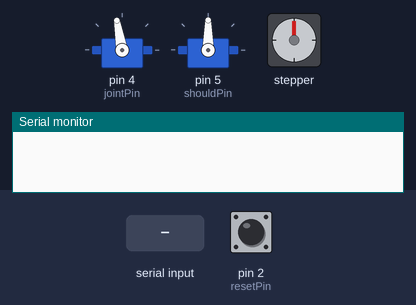
A sketch run on a simulated Arduino Uno, built with avr-gcc and run on an emulated ATmega328P. Shown: 2 × servo, stepper motor, the last lines printed to the serial monitor. The test bench sets the inputs (shaded band); at power-on: pin 2 (resetPin) HIGH. Stepper angles assume 2048 steps per turn.

Above: at 1.2 s.
1.3 s: "90,45,200\n" received over Serial
At 3.5 s:
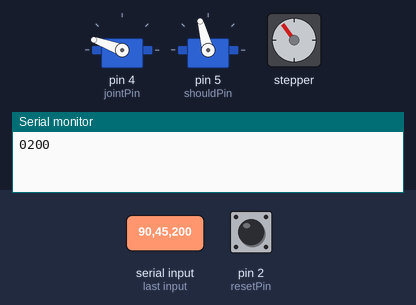
4.3 s: "30,150,10\n" received over Serial
At 6.9 s:
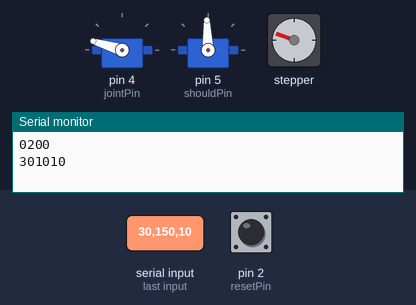
7.3 s: "90,45\n" received over Serial
At 8.1 s:
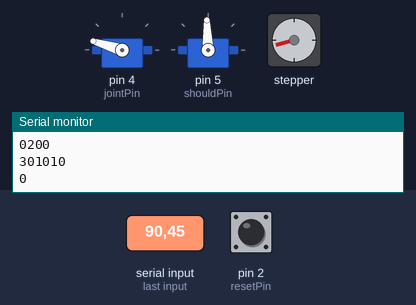
9.2 s: "30,150\n" received over Serial
At 11.8 s:
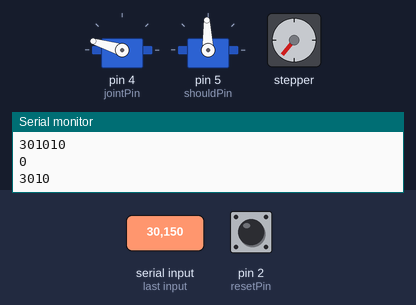
12.2 s: "90,45,200,10\n" received over Serial
At 14.9 s:
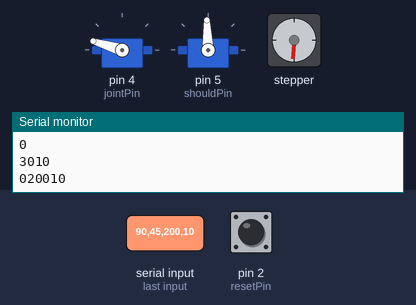
15.2 s: "30,150,10,200\n" received over Serial
At 18.9 s:
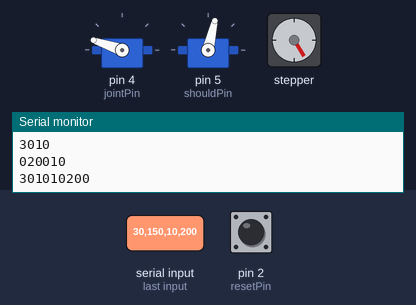
Timing chart, 0 to 19.2 s (numbered marks = the images above; inputs shaded):
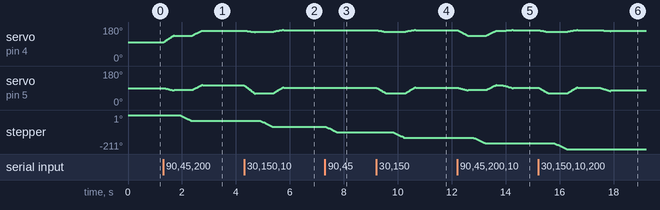

Measured:
- after the input at 1.3 s, stepper: turns 36° counter-clockwise in 0.44 s, starting after 0.61 s
- after the input at 4.3 s, stepper: turns 35° counter-clockwise in 0.44 s, starting after 0.61 s
- after the input at 7.3 s, stepper: turns 35° counter-clockwise in 0.44 s, starting at once
- after the input at 9.2 s, stepper: turns 35° counter-clockwise in 0.44 s, starting after 0.61 s
- after the input at 15.2 s, stepper: turns 35° counter-clockwise in 0.44 s, starting after 0.62 s

The sketch:

wordhunt.ino
```cpp
#include <Stepper.h>
#include <Servo.h>

const int stepsPerRevolution = 2048;
const int revPerMin = 13;

Stepper capac(stepsPerRevolution, 8, 10, 9, 11);
int sPos, jPos;
bool cOn = false;

Servo joint;
int jointPin = 4;
Servo should;
int shouldPin = 5;

int resetPin = 2;
bool coords = true;
bool python = true;

void setup() {
  // put your setup code here, to run once:
  Serial.begin(9600);
  while (Serial.available() > 0) {
    Serial.print(Serial.read());
  }
  Serial.println("");
  joint.attach(jointPin);
  should.attach(shouldPin);

  // Reset positions
  joint.write(100);
  jPos = 100;
  should.write(90);
  sPos = 90;

  capac.setSpeed(revPerMin);
  pinMode(resetPin, INPUT);
  while (digitalRead(resetPin) == 0) {
    capac.step(1);
  }
  cOn = false;
  /*
  Serial.println("Coords?");
  while (Serial.available() == 0);
  int coordsInt = Serial.parseInt();
  Serial.read();
  if (coordsInt == 0) {
    coords = false;
  }
  */
}

int sLookup[][4] =
{
  {105, 90, 80, 68},
  {92, 80, 72, 62},
  {77, 70, 63, 54},
  {62, 56, 53, 47}
};

int jLookup[][4] =
{
  {160, 145, 135, 120},
  {163, 149, 137, 122},
  {161, 147, 136, 120},
  {156, 144, 133, 117}
};

void smooth(int newS, int newJ) {
  int n = 20;
  int sDiff = newS - sPos;
  int jDiff = newJ - jPos;
  if (sDiff < 0) {
    sDiff -= 3;
  }
  else if (sDiff > 0){
    sDiff += 3;
  }
  if (jDiff < 0) {
    jDiff -= 3;
  }
  else if (jDiff > 0){
    jDiff += 3;
  }
  for (int i = 1; i <= n; i++) {
    should.write(sPos + (i*sDiff)/n);
    delay(10);
    joint.write(jPos+(i*jDiff)/n);
    delay(10);
  }
  should.write(newS);
  joint.write(newJ);
  sPos = newS;
  jPos = newJ;
}

void tap(int cap) {
  if (cap == 0 && cOn == true) {
    while (digitalRead(resetPin) == 0) {
      capac.step(1);
    }
    cOn = false;
  }
  else if (cap == 1 && cOn == false) {
    capac.step(-200);
    cOn = true;
  }
}

void loop() {
  // put your main code here, to run repeatedly:

  while(true) {


    char buf[50];
    int cap;

    if (python) {
      while (Serial.available() == 0);
      char c = Serial.read();
      String w = "";
      while (c != '\n') {
        if (c >= '0' && c <= '3') {
          w.concat(c);
        }
        c = Serial.read();
      }
      Serial.println(w);
      for (int i = 0; i < w.length(); i += 2) {
        int r = (int)(w.charAt(i)-'0');
        int c = (int)(w.charAt(i+1)-'0');
        if (r >= 0 && r < 4 && c >= 0 && c < 4) {
          smooth(sLookup[r][c], jLookup[r][c]);
          delay(200);
        }
        if (i == 0) {
          tap(1);
        }
      }
      tap(0);
      delay(500);
    }
    else{
      if (coords) {
        Serial.println("Enter row, col, capac");
        while (Serial.available() == 0);
        int r = Serial.parseInt();
        int c = Serial.parseInt();
        cap = Serial.parseInt();
        Serial.read();
        sprintf(buf, "%d %d %d", r, c, cap);
        Serial.println(buf);
        if (r >= 0 && r < 4 && c >= 0 && c < 4) {
          smooth(sLookup[r][c], jLookup[r][c]);
        }
      }
      else {
        Serial.println("Enter shoulder, joint, capac");
        while (Serial.available() == 0);
        int s = Serial.parseInt();
        int j = Serial.parseInt();
        cap = Serial.parseInt();
        Serial.read();
        sprintf(buf, "%d %d %d", s, j, cap);
        Serial.println(buf);
        if (j >= 15 && j <= 170 && s >= 15 && s <= 170) {
          smooth(s, j);
        }
      }
      tap(cap);
    }
  }
}
```
